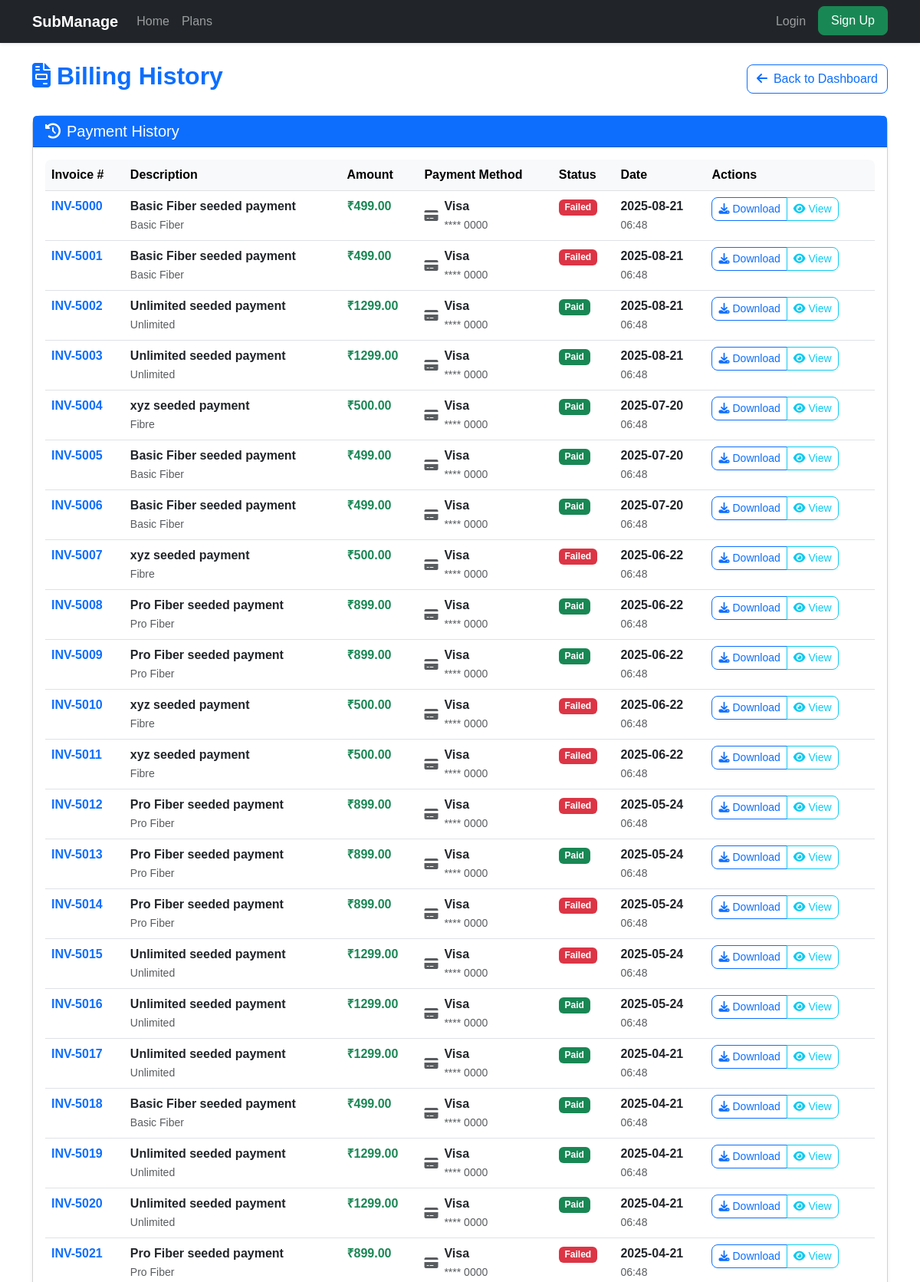
/user/billing-history (signed in, upper part), run on the app's committed database.
### app.py (models this page shows)
class BillingHistory(db.Model):
    id = db.Column(db.Integer, primary_key=True)
    user_id = db.Column(db.Integer, db.ForeignKey('user.id'), nullable=False)
    subscription_id = db.Column(db.Integer, db.ForeignKey('subscription.id'), nullable=False)
    amount = db.Column(db.Float, nullable=False)
    payment_method_id = db.Column(db.Integer, db.ForeignKey('payment_method.id'), nullable=True)
    status = db.Column(db.String(20), default='paid')  # paid, pending, failed
    payment_date = db.Column(db.DateTime, default=datetime.utcnow)
    invoice_number = db.Column(db.String(50), unique=True, nullable=False)
    description = db.Column(db.String(200))
    user = db.relationship('User', backref='billing_history')
    subscription = db.relationship('Subscription', backref='billing_history')
    payment_method = db.relationship('PaymentMethod', backref='billing_history')

class Plan(db.Model):
    id = db.Column(db.Integer, primary_key=True)
    name = db.Column(db.String(120), nullable=False)
    quota_gb = db.Column(db.Integer, nullable=False)
    price = db.Column(db.Float, nullable=False)
    description = db.Column(db.String(500))
    active = db.Column(db.Boolean, default=True)

class PaymentMethod(db.Model):
    id = db.Column(db.Integer, primary_key=True)
    user_id = db.Column(db.Integer, db.ForeignKey('user.id'), nullable=False)
    card_type = db.Column(db.String(20), nullable=False)  # visa, mastercard, etc.
    last_four_digits = db.Column(db.String(4), nullable=False)
    expiry_month = db.Column(db.Integer, nullable=False)
    expiry_year = db.Column(db.Integer, nullable=False)
    is_default = db.Column(db.Boolean, default=False)
    created_at = db.Column(db.DateTime, default=datetime.utcnow)
    is_active = db.Column(db.Boolean, default=True)

### app.py (the view)
@app.route('/user/billing-history')
def user_billing_history():
    user = current_user()
    if not user or user.role != 'user':
        return redirect(url_for('login'))
    billing_records = BillingHistory.query.filter_by(user_id=user.id).order_by(BillingHistory.payment_date.desc()).all()
    return render_template('user_billing_history.html', billing_records=billing_records)

### app.py (called while the page is built)
def current_user():
    uid = session.get('user_id')
    if not uid:
        return None
    return User.query.get(uid)

### templates/user_billing_history.html (shortened to what this page needs)
{% extends "base.html" %}
{% block content %}
<div class="container py-4">
  <div class="row">
    <div class="col-12">
      <div class="d-flex justify-content-between align-items-center mb-4">
        <h2 class="fw-bold text-primary">
          <i class="fa fa-file-invoice me-2"></i>Billing History
        </h2>
        <a href="{{ url_for('user_dashboard') }}" class="btn btn-outline-primary">
          <i class="fa fa-arrow-left me-2"></i>Back to Dashboard
        </a>
      </div>
    </div>
  </div>
  <div class="row">
    <div class="col-12">
      <div class="card shadow-sm">
        <div class="card-header bg-primary text-white">
          <h5 class="mb-0">
            <i class="fa fa-history me-2"></i>Payment History
          </h5>
        </div>
        <div class="card-body">
          {% if billing_records %}
            <div class="table-responsive">
              <table class="table table-hover">
                <thead class="table-light">
                  <tr>
                    <th>Invoice #</th>
                    <th>Description</th>
                    <th>Amount</th>
                    <th>Payment Method</th>
                    <th>Status</th>
                    <th>Date</th>
                    <th>Actions</th>
                  </tr>
                </thead>
                <tbody>
                  {% for record in billing_records %}
                    <tr>
                      <td>
                        <span class="fw-bold text-primary">{{ record.invoice_number }}</span>
                      </td>
                      <td>
                        <div>
                          <div class="fw-bold">{{ record.description or 'Subscription Payment' }}</div>
                          <small class="text-muted">{{ record.subscription.plan.name }}</small>
                        </div>
                      </td>
                      <td>
                        <span class="fw-bold text-success">₹{{ "%.2f"|format(record.amount) }}</span>
                      </td>
                      <td>
                        {% if record.payment_method %}
                          <div class="d-flex align-items-center">
                            <i class="fa fa-credit-card me-2 text-muted"></i>
                            <div>
                              <div class="fw-bold">{{ record.payment_method.card_type.title() }}</div>
                              <small class="text-muted">**** {{ record.payment_method.last_four_digits }}</small>
                            </div>
                          </div>
                        {% else %}
                          <span class="text-muted">N/A</span>
                        {% endif %}
                      </td>
                      <td>
                        <span class="badge {% if record.status == 'paid' %}bg-success{% elif record.status == 'pending' %}bg-warning{% else %}bg-danger{% endif %}">
                          {{ record.status.title() }}
                        </span>
                      </td>
                      <td>
                        <div>
                          <div class="fw-bold">{{ record.payment_date.strftime('%Y-%m-%d') }}</div>
                          <small class="text-muted">{{ record.payment_date.strftime('%H:%M') }}</small>
                        </div>
                      </td>
                      <td>
                        <div class="btn-group" role="group">
                          <button class="btn btn-sm btn-outline-primary" onclick="downloadInvoice('{{ record.invoice_number }}')">
                            <i class="fa fa-download me-1"></i>Download
                          </button>
                          <button class="btn btn-sm btn-outline-info" onclick="viewInvoice('{{ record.invoice_number }}')">
                            <i class="fa fa-eye me-1"></i>View
                          </button>
                        </div>
                      </td>
                    </tr>
                  {% endfor %}
                </tbody>
              </table>
            </div>
          {% endif %}
        </div>
      </div>
    </div>
  </div>
</div>
{% endblock %}

### templates/base.html (style rules this page uses)
body { font-family: "Poppins", sans-serif; }
.btn { border-radius: 8px; }
.card { border-radius: 12px; box-shadow: 0 2px 10px rgba(0,0,0,0.1); }
.table { border-radius: 8px; overflow: hidden; }

### data on the page
BillingHistory: invoice_number "INV-5000", description "Basic Fiber seeded payment", subscription.plan.name "Basic Fiber", amount "499.00", payment_method.card_type "Visa", payment_method.last_four_digits "0000", status "Failed", payment_date "2025-08-21", payment_date "06:48"
BillingHistory: invoice_number "INV-5001", description "Basic Fiber seeded payment", subscription.plan.name "Basic Fiber", amount "499.00", payment_method.card_type "Visa", payment_method.last_four_digits "0000", status "Failed", payment_date "2025-08-21", payment_date "06:48"
BillingHistory: invoice_number "INV-5002", description "Unlimited seeded payment", subscription.plan.name "Unlimited", amount "1299.00", payment_method.card_type "Visa", payment_method.last_four_digits "0000", status "Paid", payment_date "2025-08-21", payment_date "06:48"
BillingHistory: invoice_number "INV-5003", description "Unlimited seeded payment", subscription.plan.name "Unlimited", amount "1299.00", payment_method.card_type "Visa", payment_method.last_four_digits "0000", status "Paid", payment_date "2025-08-21", payment_date "06:48"
BillingHistory: invoice_number "INV-5004", description "xyz seeded payment", subscription.plan.name "Fibre", amount "500.00", payment_method.card_type "Visa", payment_method.last_four_digits "0000", status "Paid", payment_date "2025-07-20", payment_date "06:48"
BillingHistory: invoice_number "INV-5005", description "Basic Fiber seeded payment", subscription.plan.name "Basic Fiber", amount "499.00", payment_method.card_type "Visa", payment_method.last_four_digits "0000", status "Paid", payment_date "2025-07-20", payment_date "06:48"
BillingHistory: invoice_number "INV-5006", description "Basic Fiber seeded payment", subscription.plan.name "Basic Fiber", amount "499.00", payment_method.card_type "Visa", payment_method.last_four_digits "0000", status "Paid", payment_date "2025-07-20", payment_date "06:48"
BillingHistory: invoice_number "INV-5007", description "xyz seeded payment", subscription.plan.name "Fibre", amount "500.00", payment_method.card_type "Visa", payment_method.last_four_digits "0000", status "Failed", payment_date "2025-06-22", payment_date "06:48"
BillingHistory: invoice_number "INV-5008", description "Pro Fiber seeded payment", subscription.plan.name "Pro Fiber", amount "899.00", payment_method.card_type "Visa", payment_method.last_four_digits "0000", status "Paid", payment_date "2025-06-22", payment_date "06:48"
BillingHistory: invoice_number "INV-5009", description "Pro Fiber seeded payment", subscription.plan.name "Pro Fiber", amount "899.00", payment_method.card_type "Visa", payment_method.last_four_digits "0000", status "Paid", payment_date "2025-06-22", payment_date "06:48"
BillingHistory: invoice_number "INV-5010", description "xyz seeded payment", subscription.plan.name "Fibre", amount "500.00", payment_method.card_type "Visa", payment_method.last_four_digits "0000", status "Failed", payment_date "2025-06-22", payment_date "06:48"
BillingHistory: invoice_number "INV-5011", description "xyz seeded payment", subscription.plan.name "Fibre", amount "500.00", payment_method.card_type "Visa", payment_method.last_four_digits "0000", status "Failed", payment_date "2025-06-22", payment_date "06:48"
BillingHistory: invoice_number "INV-5012", description "Pro Fiber seeded payment", subscription.plan.name "Pro Fiber", amount "899.00", payment_method.card_type "Visa", payment_method.last_four_digits "0000", status "Failed", payment_date "2025-05-24", payment_date "06:48"
BillingHistory: invoice_number "INV-5013", description "Pro Fiber seeded payment", subscription.plan.name "Pro Fiber", amount "899.00", payment_method.card_type "Visa", payment_method.last_four_digits "0000", status "Paid", payment_date "2025-05-24", payment_date "06:48"
BillingHistory: invoice_number "INV-5014", description "Pro Fiber seeded payment", subscription.plan.name "Pro Fiber", amount "899.00", payment_method.card_type "Visa", payment_method.last_four_digits "0000", status "Failed", payment_date "2025-05-24", payment_date "06:48"
BillingHistory: invoice_number "INV-5015", description "Unlimited seeded payment", subscription.plan.name "Unlimited", amount "1299.00", payment_method.card_type "Visa", payment_method.last_four_digits "0000", status "Failed", payment_date "2025-05-24", payment_date "06:48"
BillingHistory: invoice_number "INV-5016", description "Unlimited seeded payment", subscription.plan.name "Unlimited", amount "1299.00", payment_method.card_type "Visa", payment_method.last_four_digits "0000", status "Paid", payment_date "2025-05-24", payment_date "06:48"
BillingHistory: invoice_number "INV-5017", description "Unlimited seeded payment", subscription.plan.name "Unlimited", amount "1299.00", payment_method.card_type "Visa", payment_method.last_four_digits "0000", status "Paid", payment_date "2025-04-21", payment_date "06:48"
BillingHistory: invoice_number "INV-5018", description "Basic Fiber seeded payment", subscription.plan.name "Basic Fiber", amount "499.00", payment_method.card_type "Visa", payment_method.last_four_digits "0000", status "Paid", payment_date "2025-04-21", payment_date "06:48"
BillingHistory: invoice_number "INV-5019", description "Unlimited seeded payment", subscription.plan.name "Unlimited", amount "1299.00", payment_method.card_type "Visa", payment_method.last_four_digits "0000", status "Paid", payment_date "2025-04-21", payment_date "06:48"
BillingHistory: invoice_number "INV-5020", description "Unlimited seeded payment", subscription.plan.name "Unlimited", amount "1299.00", payment_method.card_type "Visa", payment_method.last_four_digits "0000", status "Paid", payment_date "2025-04-21", payment_date "06:48"
BillingHistory: invoice_number "INV-5021", description "Pro Fiber seeded payment", subscription.plan.name "Pro Fiber", amount "899.00", payment_method.card_type "Visa", payment_method.last_four_digits "0000", status "Failed", payment_date "2025-04-21", payment_date "06:48"
